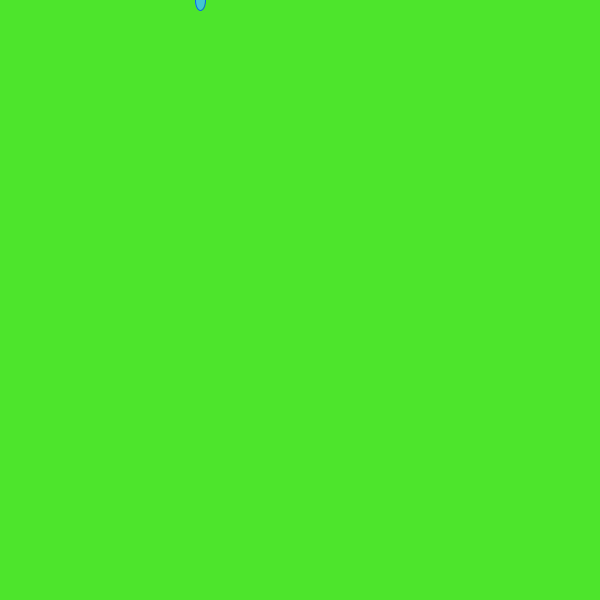
Frame 1 (no input)
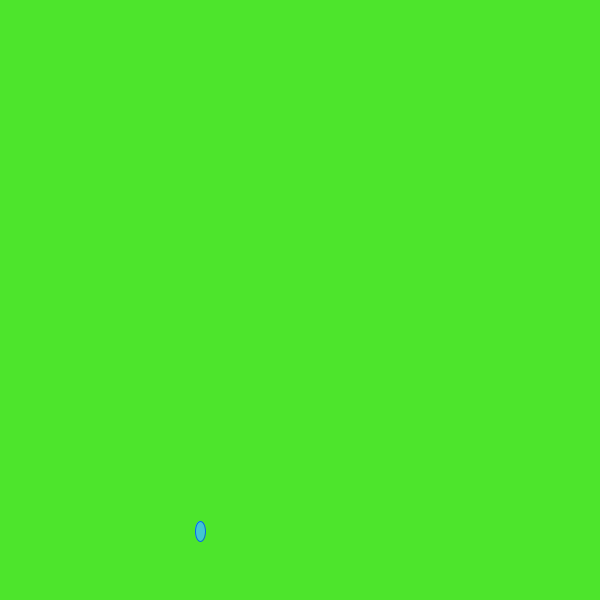
Frame 60 (the mouse pressed at the canvas centre just before this capture)
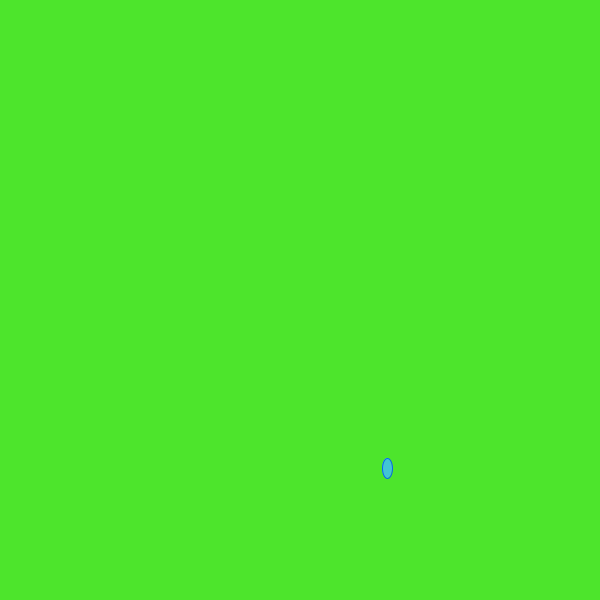
Frame 120 (the mouse held since frame 60 and released just before this capture)

The Processing sketch that drew these frames (run headless with seeded random() and noise(); from frame 60 on, the mouse is pressed at the canvas centre):

// Processing sketch: rain_game
// ── rain_game.pde
int RainY=0;
int randomNumber=200;
void setup( ){
size(600,600);
 
  
  
  
  
  
}
void draw() {
 background(#4DE52C);
  fill(#42C6D3);
stroke(#0763F2);
ellipse(randomNumber,RainY, 10, 20);
RainY=RainY+9;
if(RainY>height){
    RainY=0;
   randomNumber = (int) random(600);


}




}
